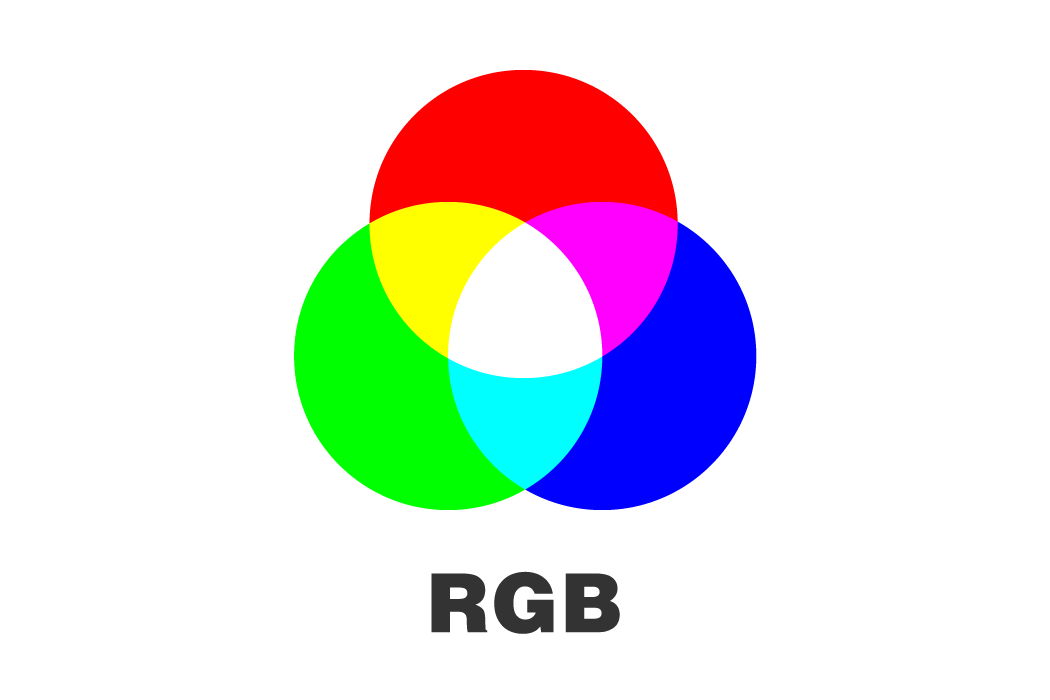
#> input picture agv_code/rgb.png, 1050 x 700 px, given in place of the camera
$ python 3_find_contours_video.py
#> lines starting #> are read from the running program, lines starting #| are printed output that depends on the picture; after the words box and inside, x2 and y2 are one past the last pixel; in counts of white or black regions, pixels touching at a corner belong together
import cv2

# 웹캠에서 영상을 캡처하기 위해 VideoCapture 객체를 생성합니다.
cap = cv2.VideoCapture(0)

while True:
    # 웹캠에서 프레임을 읽어옵니다.
    ret, frame = cap.read()
#> frame is the input picture: shape (700, 1050, 3); mean B, G, R 225.8, 225.8, 225.8

    if not ret:
        break

    # 프레임을 그레이스케일로 변환합니다.
    gray = cv2.cvtColor(frame, cv2.COLOR_BGR2GRAY)
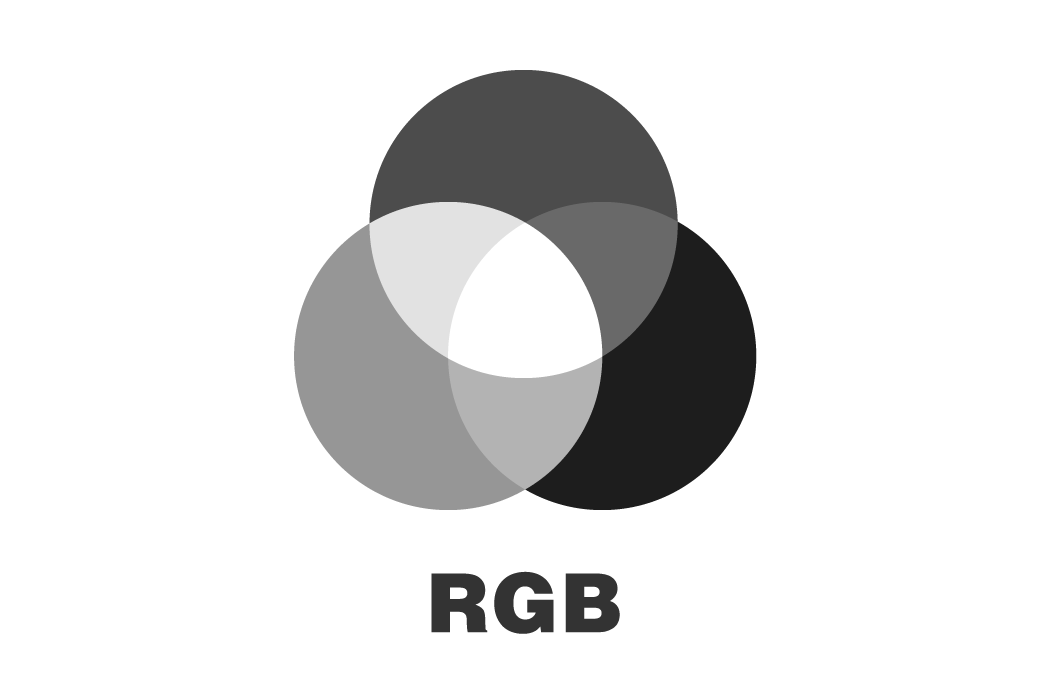
#> gray: shape (700, 1050); min 29, max 255, mean 225.8

    # 가우시안 블러를 적용하여 노이즈를 줄입니다.
    blurred = cv2.GaussianBlur(gray, (5, 5), 0)

    # 윤곽선을 검출합니다.
    edges = cv2.Canny(blurred, 50, 150)
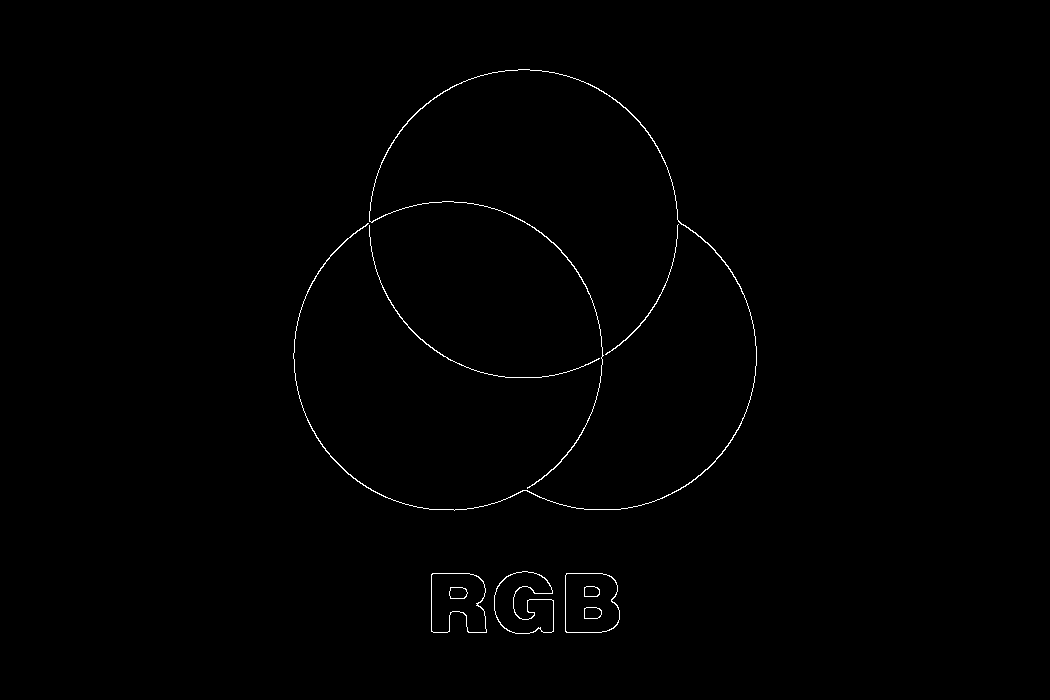
#> edges: shape (700, 1050); 0.52% white in thin lines or dots, all inside (x1, y1, x2, y2) = (293, 69, 757, 634)

    # 윤곽선을 그리기 위해 contours를 찾습니다.
    contours, _ = cv2.findContours(edges, cv2.RETR_EXTERNAL, cv2.CHAIN_APPROX_SIMPLE)
#> contours = 6 contours; box (x1, y1, x2, y2) and area: (565, 573, 620, 633) 2954, (431, 573, 487, 633) 2709, (494, 571, 554, 634) 2513, (293, 69, 757, 511) 496, (369, 225, 600, 378) 64, (605, 224, 679, 355) 52

    # 윤곽선을 원본 프레임에 그립니다.
    cv2.drawContours(frame, contours, -1, (0, 255, 0), 2)
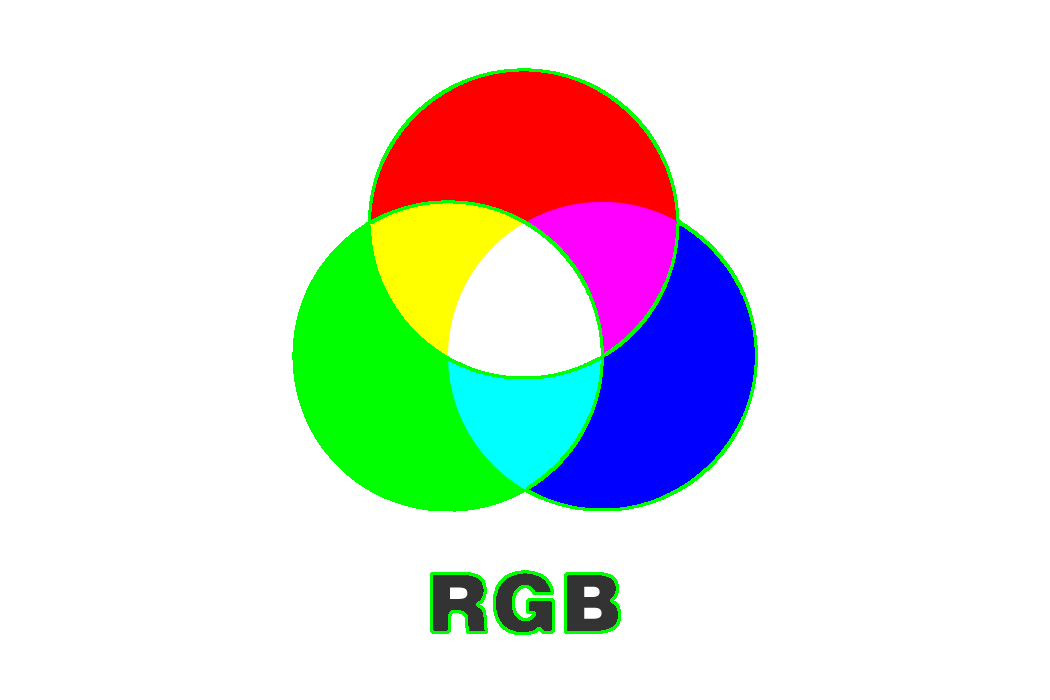
#> frame: shape (700, 1050, 3); 1.57% of pixels changed, all inside (x1, y1, x2, y2) = (292, 68, 758, 635)

    # 결과 이미지를 표시합니다.
    cv2.imshow('Contours', frame)

    # 'q' 키를 누르면 프로그램을 종료합니다.
    if cv2.waitKey(1) & 0xFF == ord('q'):
#> (key q is pressed here)
        break

# 웹캠 자원을 해제하고 모든 창을 닫습니다.
cap.release()
cv2.destroyAllWindows()
